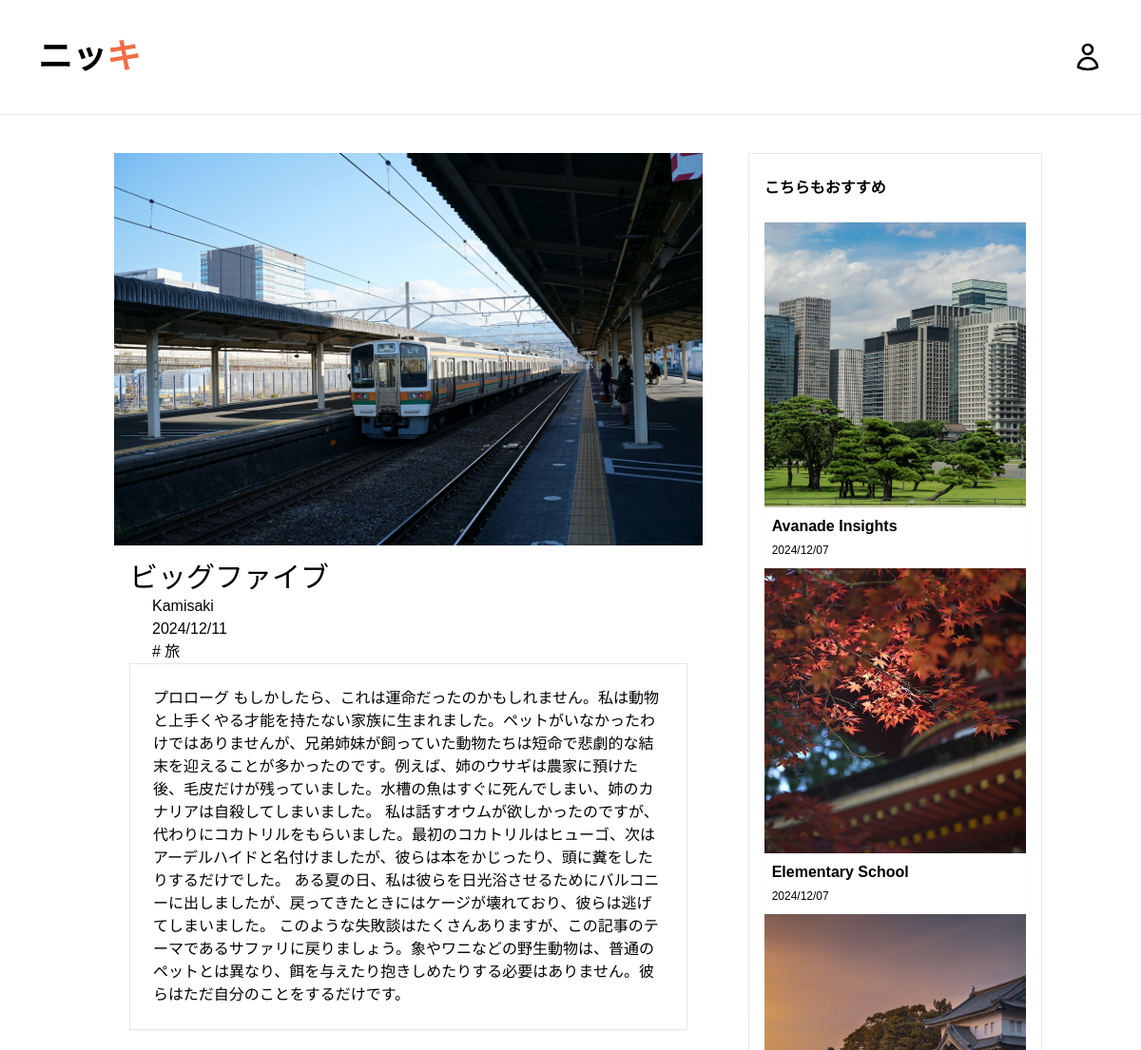
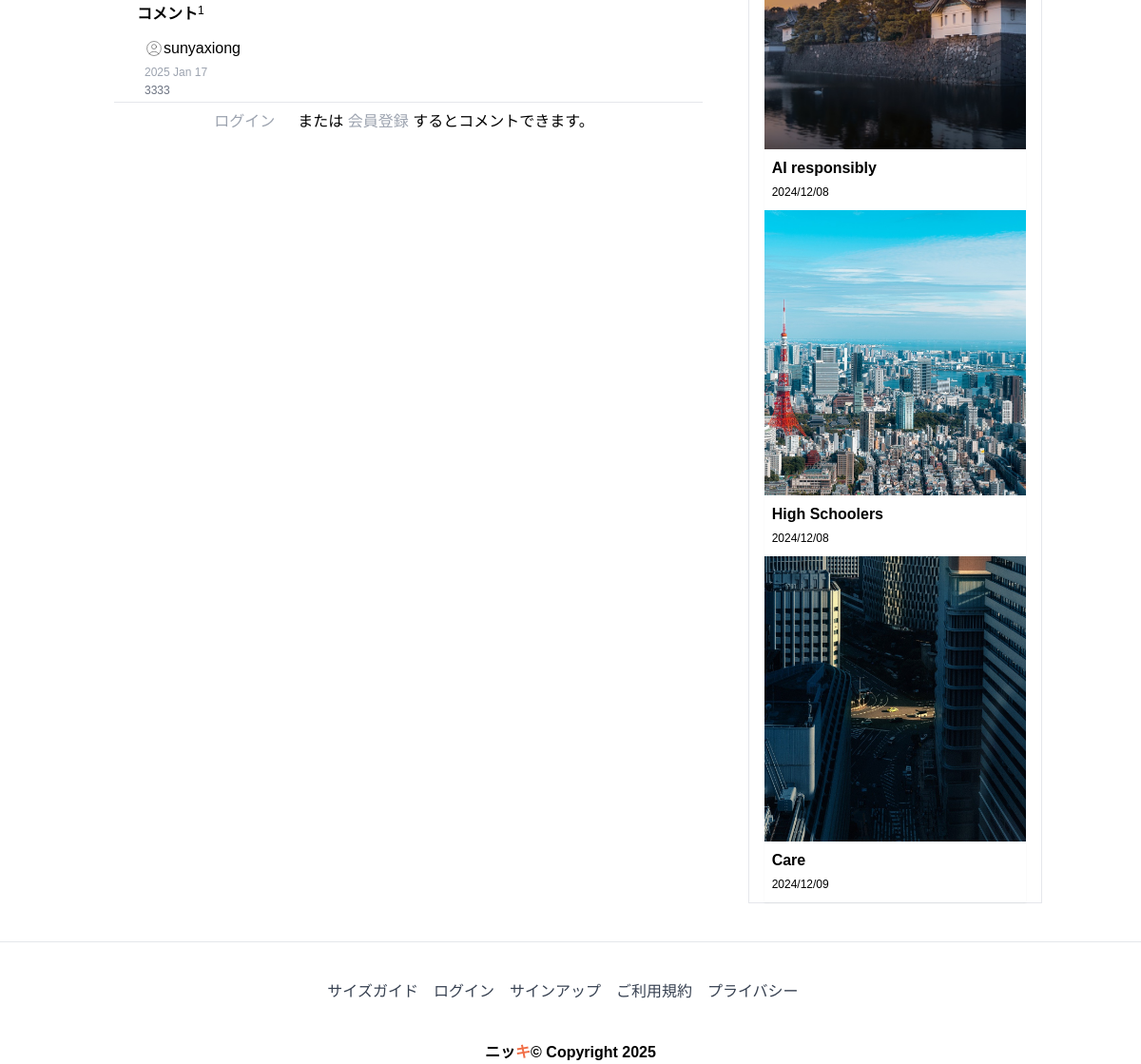
The app's page /post/19 with its own data (2 pictures, top to bottom).
### myapp/models.py (models this page shows, shortened)
class Post(models.Model):
    postname = models.CharField(max_length=600)
    category = models.CharField(max_length=600)
    image = models.ImageField(upload_to='images/posts', blank=True, null=True)
    content = models.CharField(max_length=100000)
    time = models.CharField(default=time, max_length=100, blank=True)
    likes = models.IntegerField(null=True, blank=True, default=0)
    user = models.ForeignKey(User, on_delete=models.CASCADE)

class Comment(models.Model):
    content = models.CharField(max_length=200)
    time = models.CharField(default=time, max_length=100, blank=True)  # 時間
    post = models.ForeignKey(Post, on_delete=models.CASCADE)  # 多对一
    user = models.ForeignKey(User, on_delete=models.CASCADE)  # 多对一

### myapp/views.py (the view)
# urls.py: path("post/<int:id>", views.post, name="post"),
def post(request, id):
    post = Post.objects.get(id=id)
    return render(request, "post-details.html", {
        "user": request.user,
        'post': Post.objects.get(id=id),
        'recent_posts': Post.objects.all().order_by("-id"),
        'media_url': settings.MEDIA_URL,
        'comments': Comment.objects.filter(post_id=post.id),
        'total_comments': len(Comment.objects.filter(post_id=post.id))
    })

### templates/post-details.html (shortened to what this page needs)
{% load static %}
<!DOCTYPE html>
<html lang="ja">
<head>
    <link href="https://cdn.jsdelivr.net/npm/tailwindcss@2.2.19/dist/tailwind.min.css" rel="stylesheet">
</head>
<body>
{% include 'header.html' %}
<section class="blog-posts grid-system my-10">
    <div class="container mx-auto">
        <div class="flex flex-wrap">
            <div class="w-full lg:w-2/3 px-4">
                <div class="all-blog-posts">
                    <div class="flex flex-wrap">
                        <div class="w-full px-4">
                            <div class="blog-post">
                                <div class="blog-thumb flex items-center justify-center bg-gray-800">
                                    <img src="{{media_url}}{{post.image}}" alt="post_image">
                                </div>
                                <div class="down-content p-4">
                                    <a><h2 class="text-3xl">{{post.postname}}</h2></a>
                                    <ul class="post-info ml-6">
                                        <li><a href="blog/author/{{post.user}}">{{post.user}}</a></li>
                                        <li><a href="#">{{ post.time }}</a></li>
                                        <p># {{post.category}}</p>
                                    </ul>
                                    <div class="border-collapse border p-6 shadow-sm">
                                        <p>{{post.content|safe}}</p>
                                    </div>
                                </div>
                            </div>
                        </div>
                        <div class="w-full px-4">
                            <div class="comments ">
                                <div class="sidebar-heading flex px-6 py-2">
                                    <h2 class="text-1xl font-bold">コメント</h2>
                                    <p class="text-xs"> {{total_comments}}</p>
                                </div>
                                <div class="content">
                                    <ul>
                                        {% for comment in comments %}
                                        <li style="display: block;">
                                            <div class="ps-3 border-b px-8 py-1">
                                                <h5 class="text-base">
                                                    <div class="flex items-center">
                                                        {{ comment.user }}
                                                    </div>
                                                    <span class="text-xs text-gray-400">{{ comment.time }}</span>
                                                </h5>
                                                <p class="text-xs text-gray-500">{{ comment.content }}</p>
                                            </div>
                                        </li>
                                        {% endfor %}
                                    </ul>
                                </div>
                            </div>
                        </div>
                        {% if user.is_authenticated %}
                        <div class="w-full lg:w-3/4 mx-auto mt-2 px-4">
                            <div class="sidebar-item submit-comment">
                                <div class="content">
                                    <form id="comment" action="{% url 'savecomment' post.id %}" method="post">
                                        {% csrf_token %}
                                        <div class="flex flex-wrap">
                                            <div class="w-full px-4">
                                                <fieldset>
                                                    <textarea name="message" rows="6" id="message"
                                                              placeholder="コメントを入力してください"
                                                              class="text-lowercase w-full h-20" required></textarea>
                                                </fieldset>
                                            </div>
                                            <div class="w-full px-4 m-6">
                                                <fieldset>
                                                    <button type="submit" id="form-submit"
                                                            class="main-button border px-2 py-1 ">送信
                                                    </button>
                                                </fieldset>
                                            </div>
                                        </div>
                                    </form>
                                </div>
                            </div>
                        </div>
                        {% else %}
                        <div class="w-full lg:w-3/4 mx-auto mt-2 px-4">
                            <div class="sidebar-item">
                                <div class="content">
                                    <p><a class="text-gray-400 p-6" href="{% url 'signin' %}">ログイン</a>または
                                        <a class="text-gray-400" href="{% url 'signup' %}">会員登録</a> するとコメントできます。
                                    </p>
                                </div>
                            </div>
                        </div>
                        {% endif %}
                    </div>
                </div>
            </div>
            <div class="w-full lg:w-1/3 px-4">
                <div class="sidebar">
                    <div class="flex flex-wrap">
                        <div class="w-full px-4 lg:border">
                            <div class="sidebar-item recent-posts ">
                                <div class="sidebar-heading">
                                    <h2 class="text-1xl py-6 font-bold">こちらもおすすめ</h2>
                                </div>
                                <div class="content">
                                    <ul>
                                        {% for post in recent_posts|dictsort:"time"|slice:"0:5" %}
                                        <li>
                                            <img src="{{media_url}}{{post.image}}"
                                                 class="img-fluid  w-full fixed-height" alt="{{post.image}}">
                                            <div class="shadow-sm p-2">
                                                <a href="post-details.html">
                                                    <a href="{% url 'post' post.id %}"
                                                       class="text-decoration-none text-dark font-bold">
                                                        <h5>{{post.postname}}</h5></a>
                                                    <span class="text-xs">{{post.time}}</span>
                                                </a>
                                            </div>
                                        </li>
                                        {% endfor %}
                                    </ul>
                                </div>
                            </div>
                        </div>
                    </div>
                </div>
            </div>
        </div>
    </div>
</section>
{% include "footer.html" %}
</body>
</html>

### templates/post-details.html (style rules this page uses)
body { font-family:"ＭＳ Ｐゴシック",sans-serif; }
.fixed-height { height: 300px; object-fit: cover; }

### records on screen
Post: image (picture), postname "ビッグファイブ", user "Kamisaki", time "2024/12/11", category "旅", content "プロローグ もしかしたら、これは運命だったのかもしれません。私は動物と上手くやる才能を持たない家族に生まれました。ペットがいなかったわけではありませんが、兄弟姉妹が飼っていた動物たちは短命で悲劇的な結末を迎えることが多かったのです。例えば、姉のウサギは農家に預けた後、毛皮だけが残っていました。水槽の魚はすぐに死んでしまい、姉のカナリアは自殺してしまいました。 私は話すオウムが欲しかったのですが、代わりにコカトリルをもらいました。最初のコカトリルはヒューゴ、次はアーデルハイドと名付けましたが、彼らは本をかじったり、頭に糞をしたりするだけでした。 ある夏の日、私は彼らを日光浴させるためにバルコニーに出しましたが、戻ってきたときにはケージが壊れており、彼らは逃げてしまいました。 このような失敗談はたくさんありますが、この記事のテーマであるサファリに戻りましょう。象やワニなどの野生動物は、普通のペットとは異なり、餌を与えたり抱きしめたりする必要はありません。彼らはただ自分のことをするだけです。"
Comment: user "sunyaxiong", time "2025 Jan 17", content "3333"
Post: image (picture), postname "Avanade Insights", time "2024/12/07"
Post: image (picture), postname "Elementary School", time "2024/12/07"
Post: image (picture), postname "AI responsibly", time "2024/12/08"
Post: image (picture), postname "High Schoolers", time "2024/12/08"
Post: image (picture), postname "Care", time "2024/12/09"

### other values on screen
{{ total_comments }} "1"
